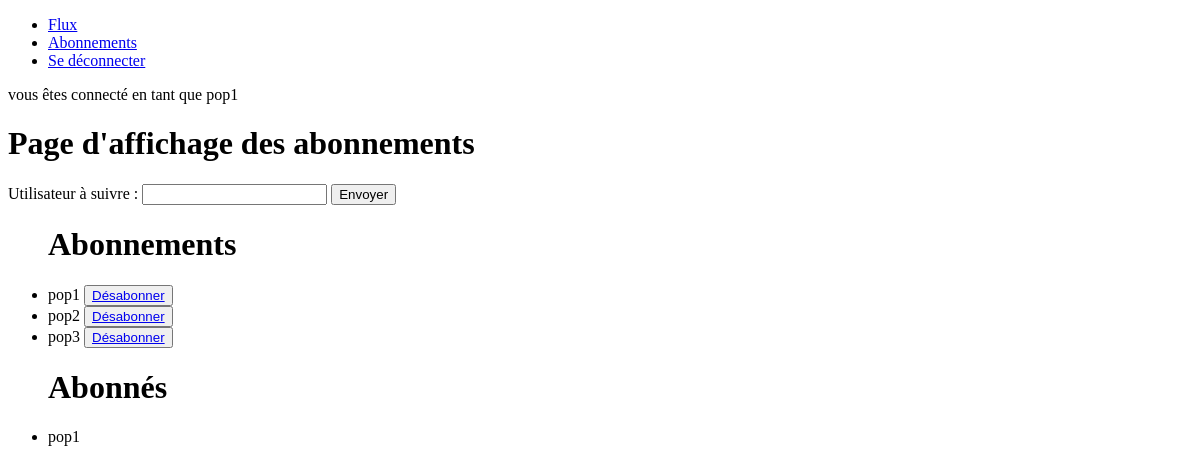
/flux/subscriptions (signed in), run on an earlier commit of the app's database.
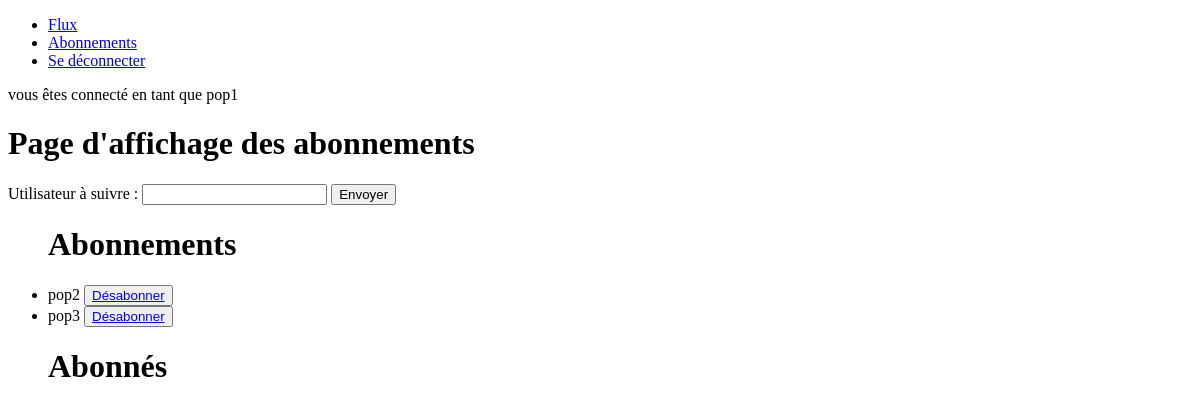
And on a later commit of the database.
### authentication/models.py (models this page shows)
class User(AbstractUser):
    pass

### flux/models.py (models this page shows)
class UserFollows(models.Model):
    user = models.ForeignKey(to=User, on_delete=models.CASCADE, related_name="following")
    followed_user = models.ForeignKey(
        verbose_name="Utilisateurs suivis", to=User, on_delete=models.CASCADE, related_name="followed_by"
    )
    class Meta:
        unique_together = (
            "user",
            "followed_user",
        )

### flux/views.py (the view)
# urls.py: path("flux/subscriptions", views.subscriptions, name="subscriptions"),
@login_required
def subscriptions(request):
    form = forms.UserFollowsForm()
    if request.method == "POST":
        form = forms.UserFollowsForm(request.POST, instance=request.user)
        if form.is_valid():
            new_followed_user = request.POST["username"]
            new_followed_user = User.objects.get(username=new_followed_user)
            models.UserFollows(user=request.user, followed_user=new_followed_user).save()
    followed_users = models.UserFollows.objects.filter(user=request.user)
    subscripters = models.UserFollows.objects.filter(followed_user=request.user)
    return render(
        request,
        "flux/subscriptions.html",
        context={"form": form, "followed_users": followed_users, "subscripters": subscripters},
    )

### flux/forms.py (shortened to what this page needs)
class UserFollowsForm(forms.Form):
    def __init__(self, *args, **kwargs):
        self.instance = kwargs.get("instance", None)
        super().__init__(*args)
    username = forms.CharField(label="Utilisateur à suivre", max_length=150)

### flux/templates/flux/subscriptions.html (shortened to what this page needs)
{% extends "base.html" %}
{% block content %}
<h1>Page d'affichage des abonnements</h1>
<form method="post">
    {{ form }}
    <input type="submit" value="Envoyer">
</form>
<ul>
    <h1>Abonnements</h1>
    <form method="post">
        {% for followed_user in followed_users %}
        <li>{{ followed_user.followed_user }} <button><a
                    href="{% url 'subscription_delete' followed_user.id %}">Désabonner</a></button></li>
        {% endfor %}
    </form>
</ul>
<ul>
    <h1>Abonnés</h1>
    {% for subscripter in subscripters %}
    <li>{{ subscripter.user }}</li>
    {% endfor %}
</ul>
{% endblock content %}

### templates/base.html (shortened to what this page needs)
{% load static %}
<!DOCTYPE html>
<html>
<head>
</head>
{% if user.is_authenticated %}
<header>
    <ul>
        <li><a href='{% url "flux" %}'>Flux</a></li>
        <li><a href='{% url "subscriptions" %}'>Abonnements</a></li>
        <li><a href='{% url "logout" %}'>Se déconnecter</a></li>
    </ul>
</header>
<body>
    <p>vous êtes connecté en tant que {{ user }}</p>
    {% endif %}
    {% block content %}{% endblock content %}
</html>

What changed in the data, as far as the page shows it:
removed UserFollows: followed_user "pop1", user "pop1"
